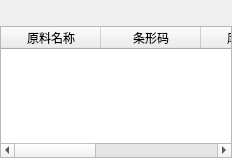
<?xml version="1.0" encoding="UTF-8"?>
<ui version="4.0">
 <class>InventoryLimit</class>
 <widget class="QWidget" name="InventoryLimit">
  <property name="geometry">
   <rect>
    <x>0</x>
    <y>0</y>
    <width>232</width>
    <height>158</height>
   </rect>
  </property>
  <property name="windowTitle">
   <string>Form</string>
  </property>
  <property name="styleSheet">
   <string notr="true">QPushButton:hover
{
background-color: rgb(180, 85, 100);
color:white;
}

QPushButton:hover:pressed
{
background-color:rgb(180, 85, 100);
color:white;
}

QPushButton
{
background-color:rgb(84, 115, 135);
color:white;
font-size:12px;
width: 150px;
border-radius:2px;
spacing:2px;
padding: 0px 0px;
}</string>
  </property>
  <layout class="QVBoxLayout" name="verticalLayout_2">
   <property name="leftMargin">
    <number>0</number>
   </property>
   <property name="topMargin">
    <number>0</number>
   </property>
   <property name="rightMargin">
    <number>0</number>
   </property>
   <property name="bottomMargin">
    <number>0</number>
   </property>
   <item>
    <layout class="QVBoxLayout" name="verticalLayout">
     <property name="topMargin">
      <number>0</number>
     </property>
     <item>
      <widget class="QWidget" name="widgetControl" native="true">
       <property name="minimumSize">
        <size>
         <width>0</width>
         <height>20</height>
        </size>
       </property>
       <widget class="QPushButton" name="pushButtonNoSelect">
        <property name="geometry">
         <rect>
          <x>171</x>
          <y>31</y>
          <width>150</width>
          <height>16</height>
         </rect>
        </property>
        <property name="text">
         <string> 全不选</string>
        </property>
        <property name="icon">
         <iconset resource="../../res.qrc">
          <normaloff>:/image/image/全不选.png</normaloff>:/image/image/全不选.png</iconset>
        </property>
       </widget>
       <widget class="QPushButton" name="pushButtonSetUp">
        <property name="geometry">
         <rect>
          <x>327</x>
          <y>31</y>
          <width>150</width>
          <height>16</height>
         </rect>
        </property>
        <property name="text">
         <string> 批量设置供应商</string>
        </property>
        <property name="icon">
         <iconset resource="../../res.qrc">
          <normaloff>:/image/image/确认.png</normaloff>:/image/image/确认.png</iconset>
        </property>
       </widget>
       <widget class="QLabel" name="labelSize">
        <property name="geometry">
         <rect>
          <x>653</x>
          <y>11</y>
          <width>16</width>
          <height>18</height>
         </rect>
        </property>
        <property name="font">
         <font>
          <family>宋体</family>
          <pointsize>12</pointsize>
          <weight>75</weight>
          <bold>true</bold>
         </font>
        </property>
        <property name="text">
         <string/>
        </property>
       </widget>
       <widget class="QPushButton" name="pushButtonAllSelect">
        <property name="geometry">
         <rect>
          <x>15</x>
          <y>31</y>
          <width>150</width>
          <height>16</height>
         </rect>
        </property>
        <property name="text">
         <string> 全选</string>
        </property>
        <property name="icon">
         <iconset resource="../../res.qrc">
          <normaloff>:/image/image/批量.png</normaloff>:/image/image/批量.png</iconset>
        </property>
       </widget>
      </widget>
     </item>
     <item>
      <widget class="QTableWidget" name="tableWidget">
       <column>
        <property name="text">
         <string>原料名称</string>
        </property>
       </column>
       <column>
        <property name="text">
         <string>条形码</string>
        </property>
       </column>
       <column>
        <property name="text">
         <string>库存单位</string>
        </property>
       </column>
       <column>
        <property name="text">
         <string>上限</string>
        </property>
       </column>
       <column>
        <property name="text">
         <string>下限</string>
        </property>
       </column>
      </widget>
     </item>
    </layout>
   </item>
  </layout>
 </widget>
 <resources>
  <include location="../../res.qrc"/>
 </resources>
 <connections/>
</ui>
